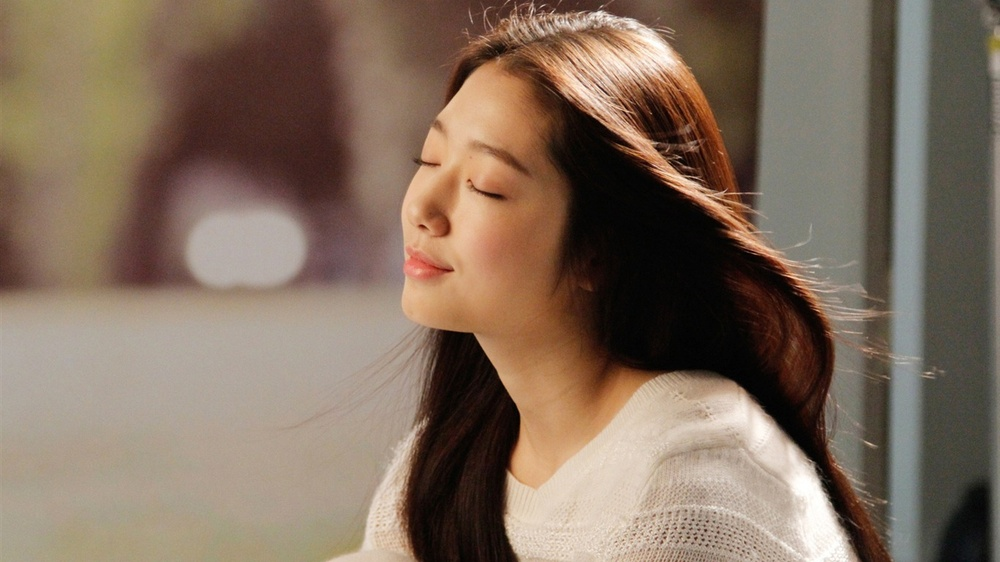
#> input picture pkh.jpg, 1000 x 562 px, shrunk from 1366 x 768 before the run, given in place of the camera
$ jupyter execute --allow-errors detecting_hsv_color.ipynb
#> lines starting #> are read from the running program, lines starting #| are printed output that depends on the picture; after the words box and inside, x2 and y2 are one past the last pixel; in counts of white or black regions, pixels touching at a corner belong together
[cell 1]
import cv2
import numpy as np

[cell 2]
cap=cv2.VideoCapture(0)

while True:
    _,frame=cap.read()
#> frame is the input picture: shape (562, 1000, 3); mean B, G, R 93.8, 110.1, 129.4
    hsv_frame=cv2.cvtColor(frame,cv2.COLOR_BGR2HSV)
#> hsv_frame: shape (562, 1000, 3); mean H, S, V 18.6, 80.6, 129.7
    #create low red and high red color
    low_red=np.array([161,155,84])
    high_red=np.array([179,255,255])
    red_mask=cv2.inRange(hsv_frame,low_red,high_red)
#> red_mask: shape (562, 1000); every value is 0
    red=cv2.bitwise_and(frame,frame,mask=red_mask)
#> red: shape (562, 1000, 3); every value is 0

    ##create low blue and high blue color
    low_blue=np.array([94,80,2])
    high_blue=np.array([126,255,255])
    blue_mask=cv2.inRange(hsv_frame,low_blue,high_blue)
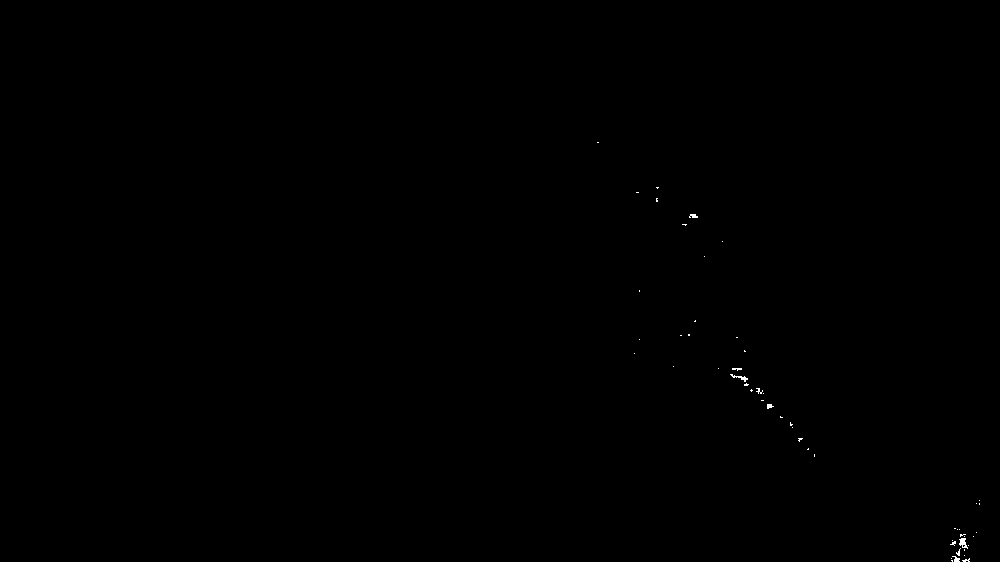
#> blue_mask: shape (562, 1000); 0.07% white in thin lines or dots, all inside (x1, y1, x2, y2) = (597, 142, 980, 562)
    blue=cv2.bitwise_and(frame,frame,mask=blue_mask)

    ##create low green and high green color
    low_green=np.array([25,52,72])
    high_green=np.array([102,255,255])
    green_mask=cv2.inRange(hsv_frame,low_green,high_green)
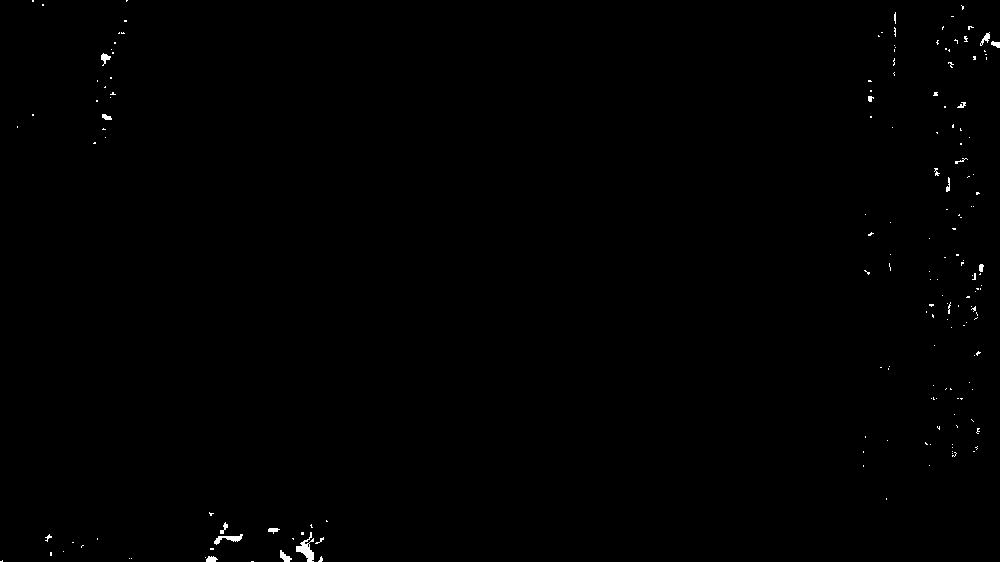
#> green_mask: shape (562, 1000); 0.3% white; 171 white regions (153 under 20 px), largest, box (x1, y1, x2, y2) and area: (296, 532, 314, 562) 234, (214, 534, 243, 545) 131, (280, 550, 292, 562) 75
    green=cv2.bitwise_and(frame,frame,mask=green_mask)
    cv2.imshow("Frame",frame)
    cv2.imshow("Red",red)
    cv2.imshow("Blue",blue)
    cv2.imshow("Green",green)
    if cv2.waitKey(1) & 0xFF == ord('q'):
#> (key q is pressed here)
        break
#> (the rest of this cell did not finish here and is left out)
